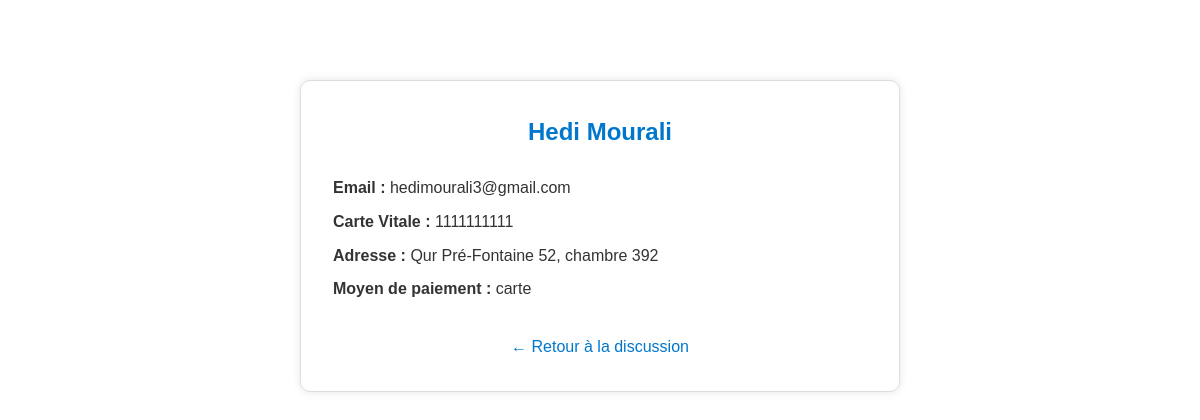
The page /fiche_patient.php?id=2 (signed in) on the database its author committed.
### tables this page shows
CREATE TABLE IF NOT EXISTS `client` (
  `id` int NOT NULL AUTO_INCREMENT,
  `nom` varchar(100) NOT NULL,
  `prenom` varchar(100) NOT NULL,
  `email` varchar(150) NOT NULL,
  `mot_de_passe` varchar(255) NOT NULL,
  `carte_vitale` varchar(100) DEFAULT NULL,
  `adresse` text,
  `moyen_paiement` text,
  `role` enum('client','admin') NOT NULL DEFAULT 'client',
  PRIMARY KEY (`id`),
  UNIQUE KEY `email` (`email`)
);

### fiche_patient.php (the view, shortened to what this page needs)
<?php
$conn = new mysqli("localhost", "root", "", "medicare");
$id = intval($_GET['id']);
$res = $conn->query("SELECT * FROM client WHERE id = $id");
$patient = $res->fetch_assoc();
?>
<!DOCTYPE html>
<html lang="fr">
<head>
    <link rel="stylesheet" href="style.css">
</head>
<body>
    <div class="fiche-container">
        <h2><?= htmlspecialchars($patient['prenom'] . ' ' . $patient['nom']) ?></h2>
        <p><strong>Email :</strong> <?= htmlspecialchars($patient['email']) ?></p>
        <p><strong>Carte Vitale :</strong> <?= htmlspecialchars($patient['carte_vitale'] ?? 'Non renseignée') ?></p>
        <p><strong>Adresse :</strong> <?= htmlspecialchars($patient['adresse'] ?? 'Non renseignée') ?></p>
        <p><strong>Moyen de paiement :</strong> <?= htmlspecialchars($patient['moyen_paiement'] ?? 'Non renseigné') ?></p>
        <a class="btn-retour" href="javascript:history.back()">← Retour à la discussion</a>
    </div>
</body>
</html>

### style.css (style rules this page uses)
* { box-sizing: border-box; margin: 0; padding: 0; }
body { font-family: 'Poppins', sans-serif; background-color: #fff; color: #111; line-height: 1.6; }

### fiche_patient.php (style rules this page uses)
.fiche-container { max-width: 600px; margin: 80px auto; padding: 2rem; border: 1px solid #ddd; border-radius: 10px; background-color: #ffffff; box-shadow: 0 0 10px rgba(0, 0, 0, 0.1); }
.fiche-container h2 { text-align: center; color: #0077cc; margin-bottom: 1.5rem; }
.fiche-container p { font-size: 1rem; margin: 0.5rem 0; color: #333; }
.fiche-container a { color: #0077cc; text-decoration: none; }
.fiche-container .btn-retour { display: block; text-align: center; margin-top: 2rem; color: #0077cc; text-decoration: none; }

### rows shown on the page
client: prenom+nom "Hedi Mourali", email "hedimourali3@gmail.com", carte_vitale "1111111111", adresse "Qur Pré-Fontaine 52, chambre 392", moyen_paiement "carte"
